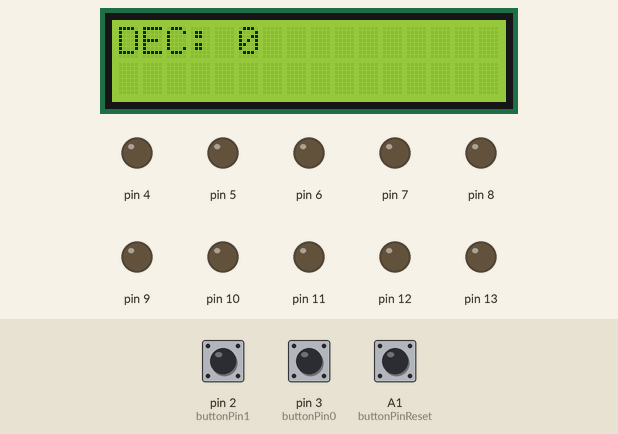
Bench run of a sketch on a simulated Arduino Uno, built with avr-gcc and run on an emulated ATmega328P. On the bench: 16×2 character LCD, output pins drawn as LEDs (lit = HIGH). The test bench sets the inputs (shaded band); at power-on: A1 (buttonPinReset) HIGH, pin 2 (buttonPin1) HIGH, pin 3 (buttonPin0) HIGH.

Above: at 1.2 s.
1.3 s: A1 (buttonPinReset) pulled LOW for 0.15 s
At 1.9 s:
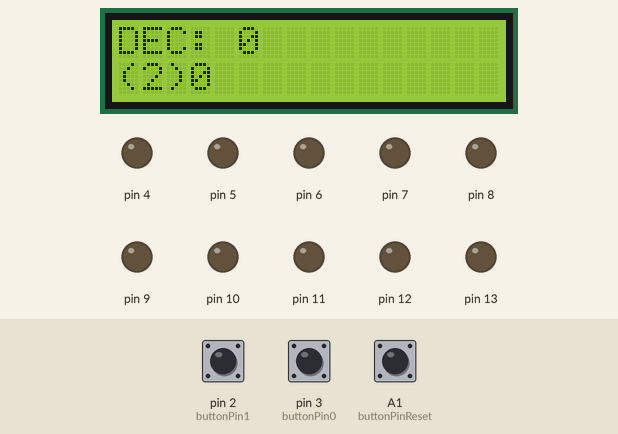
2.9 s: pin 2 (buttonPin1) pulled LOW for 0.15 s
At 4.2 s:
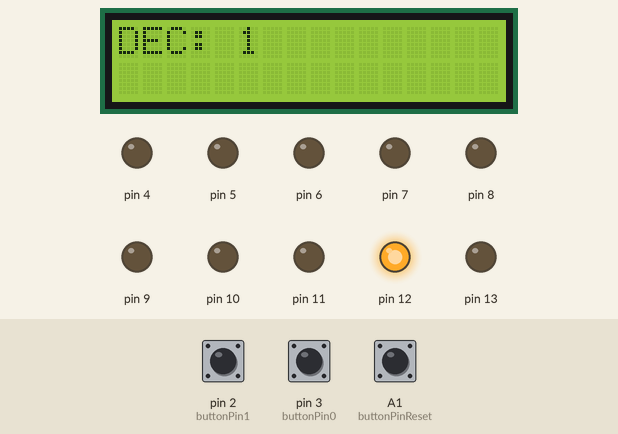
4.5 s: pin 3 (buttonPin0) pulled LOW for 0.15 s
At 5.4 s:
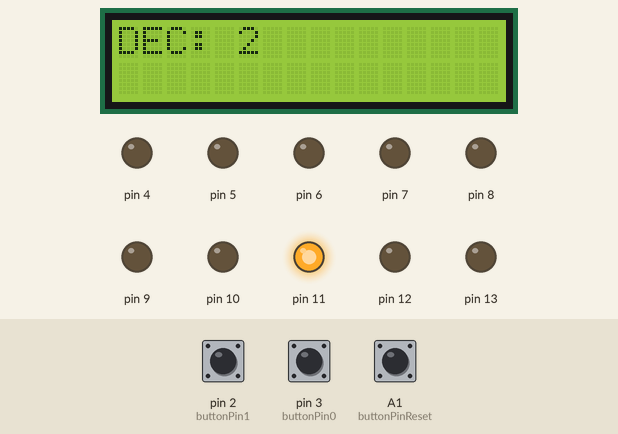
6.1 s: pin 2 (buttonPin1) pulled LOW for 1 s
At 7.9 s:
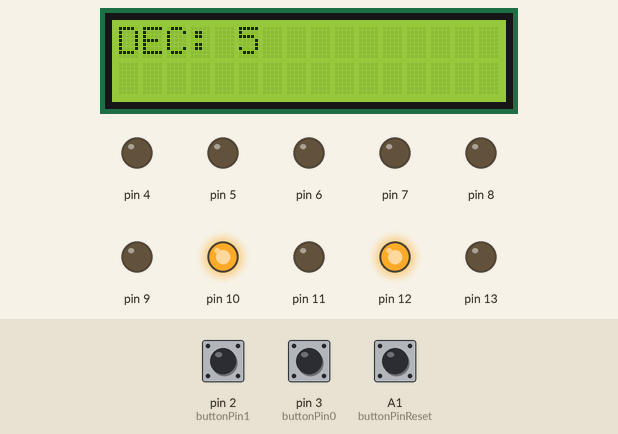
8.6 s: pin 3 (buttonPin0) pulled LOW for 1 s
At 10.8 s:
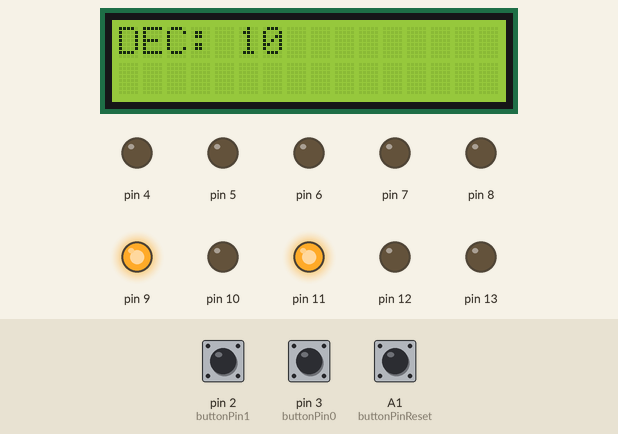
11.1 s: pin 2 (buttonPin1) pulled LOW for 0.15 s
At 11.7 s:
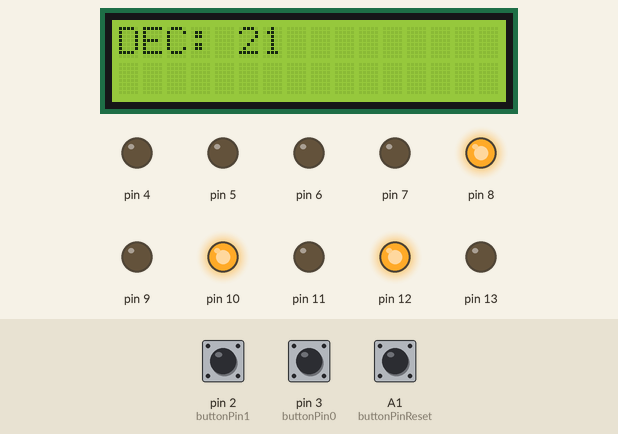
Timing chart, 0 to 13.7 s (numbered marks = the images above; inputs shaded):
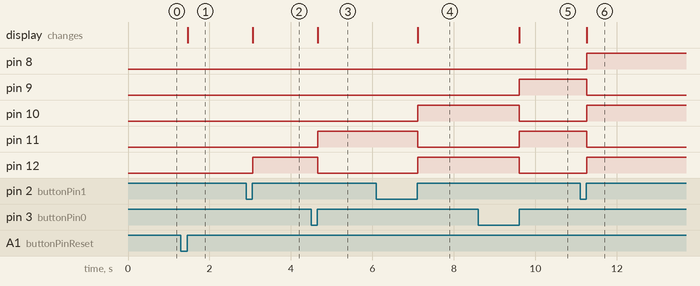

Measured:
- after the input at 1.3 s, the display: changes after 0.16 s (image 1)
- after the input at 2.9 s, pin 12: LOW → HIGH after 0.16 s; the display: changes after 0.16 s (image 2)
- after the input at 4.5 s, pin 11: LOW → HIGH after 0.16 s; pin 12: HIGH → LOW after 0.16 s; the display: changes after 0.16 s (image 3)
- after the input at 6.1 s, pin 10, pin 12: LOW → HIGH after 1.0 s; pin 11: HIGH → LOW after 1.0 s; the display: changes after 1.0 s (image 4)
- after the input at 8.6 s, pin 9, pin 11: LOW → HIGH after 1.0 s; pin 10, pin 12: HIGH → LOW after 1.0 s; the display: changes after 1.0 s (image 5)
- after the input at 11.1 s, pin 8, pin 10, pin 12: LOW → HIGH after 0.16 s; pin 9, pin 11: HIGH → LOW after 0.16 s; the display: changes after 0.16 s (image 6)

The sketch:

rozdzial7RozwiazanieProblemu.ino
```cpp
#include <Wire.h>
#include <LCD_I2C.h>

LCD_I2C lcd(0x3F, 16, 2);

const int buttonPin0 = 3;
const int buttonPin1 = 2;
const int buttonPinReset = A1;

// Bin VAR
unsigned long binaryValue = 0;
int bitCount = 0;

void setup() {
  pinMode(buttonPin0, INPUT_PULLUP);
  pinMode(buttonPin1, INPUT_PULLUP);
  pinMode(buttonPinReset, INPUT_PULLUP);

  for (int i = 4; i <= 12; i++) {
    pinMode(i, OUTPUT);
  }

  lcd.begin();
  lcd.backlight();

  pinMode(13, OUTPUT);

  updateDisplay();
}

void loop() {
  if (digitalRead(buttonPin0) == LOW) {
    while (digitalRead(buttonPin0) == LOW);
    addBit(0);
  }

  if (digitalRead(buttonPin1) == LOW) {
    while (digitalRead(buttonPin1) == LOW);
    addBit(1);
  }

  if (digitalRead(buttonPinReset) == LOW) {
    while (digitalRead(buttonPinReset) == LOW);
    reset();
  }
}

void addBit(int bit) {
  binaryValue = (binaryValue << 1) | bit;
  bitCount++;
  updateDisplay();
}

void updateDisplay() {
  char binString[33]; // Tablica do przechowywania wartści bin jako string
  itoa(binaryValue, binString, 2);

  lcd.clear();

  lcd.setCursor(0, 0);
  lcd.print("DEC: ");
  lcd.print(binaryValue);

  lcd.setCursor(0, 1);
  char displayString[64]; // Zwiększenie rozmiaru bufora
  snprintf(displayString, sizeof(displayString), "(2)%s", binString);

  int len = strlen(displayString);
  for (int pos = 0; pos <= len - 16; pos++) {
    lcd.setCursor(0, 1);
    lcd.print(displayString + pos);
    delay(250);
  }

  for (int i = 0; i < 9; i++) {
    int bit = (binaryValue >> (8 - i)) & 1;
    digitalWrite(4 + i, bit);
  }
}

void reset() {
  binaryValue = 0;
  bitCount = 0;
  lcd.clear();
  lcd.setCursor(0, 0);
  lcd.print("DEC: 0");
  lcd.setCursor(0, 1);
  lcd.print("(2)0");

  for (int i = 4; i <= 12; i++) {
    digitalWrite(i, LOW);
  }
}

void lightOnboard(void) {
  for (int j = 0; j < 10; j++) {
    digitalWrite(13, HIGH);
    delay(50);
    digitalWrite(13, LOW);
  }
}
```
